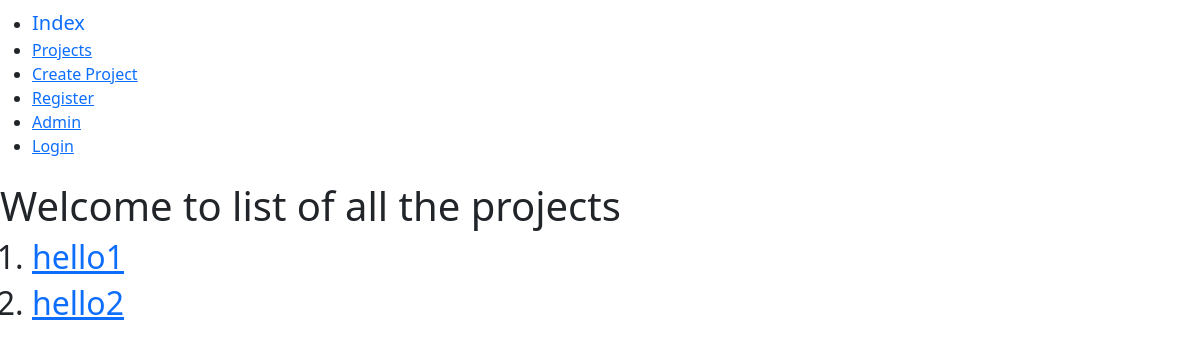
Page /jobfair_app/project_list/ on the earlier database version.
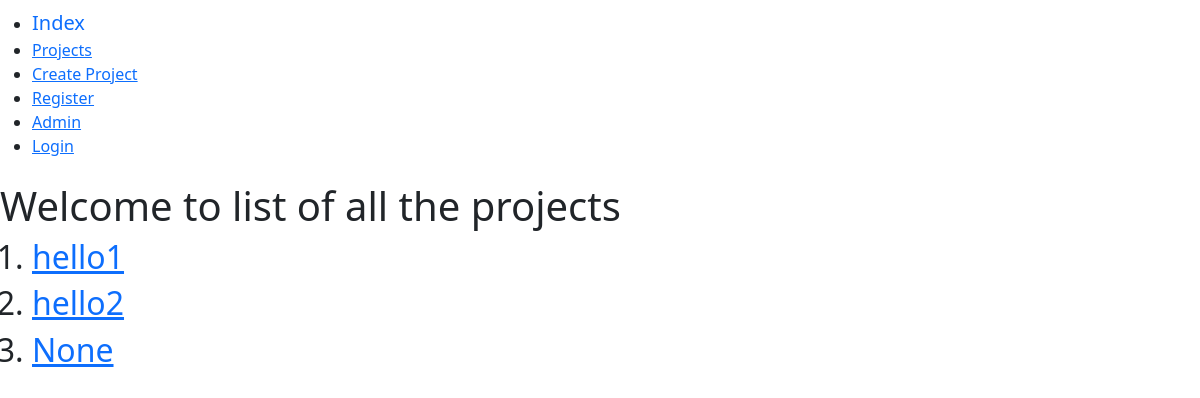
Same page on the later database version.
### jobfair_app/models.py (models this page shows, shortened)
class Project(models.Model):
    name = models.CharField(max_length = 256)
    description = models.TextField(
        default = ' ',
        max_length=500,
    )
    stipend = models.IntegerField(
        default = 0,
     )
    upvote = models.IntegerField(
        default = 0,
    )
    downvote = models.IntegerField(
        default = 0,
    )
    skills = models.TextField(
    default = '',
    max_length = 500
    )

### jobfair_app/views.py (the view)
# urls.py: path('project_list/',views.ProjectListView.as_view(), name = 'project_list'),
class ProjectListView(ListView):
    model = models.Project
    context_object_name = 'project_list'
    template_name = 'project_list.html'

### jobfair_app/templates/project_list.html
{% extends "base.html" %}
{% block body_block %}
  <h1>Welcome to list of all the projects</h1>
  <ol>
    {% for project in project_list %}
      <h2> <li> <a href="{{project.id}}">{{project.name}}</a></li> </h2>
    {% endfor %}
  </ol>
{% endblock %}

### jobfair_app/templates/base.html (shortened to what this page needs)
<!DOCTYPE html>
<html lang="en" dir="ltr">
  <head>
<link href="https://cdn.jsdelivr.net/npm/bootstrap@5.0.0-beta3/dist/css/bootstrap.min.css" rel="stylesheet">
  </head>
  <body>
    <nav class = "navbar navbar-default navbar-static-top">
      <ul>
        <li> <a class = "navbar-brand" href="{% url 'jobfair_app:index' %}">Index</a> </li>
        <li> <a class = "navbar-link" href="{% url 'jobfair_app:project_list' %}">Projects</a> </li>
        <li> <a class = "navbar-link" href="{% url 'jobfair_app:project_create' %}">Create Project</a> </li>
        <li> <a class = "navbar-link" href="{% url 'jobfair_app:register' %}">Register</a> </li>
        <li> <a class = "navbar-link" href="{% url 'admin:index' %}">Admin</a> </li>
        {% if user.is_authenticated %}
          <li> <a href="{% url 'jobfair_app:logout' %}">{{user.username}} Logout</a> </li>
        {% else %}
          <li> <a href="{% url 'jobfair_app:user_login' %}">Login</a> </li>
        {% endif %}
      </ul>
    </nav>
      {% block body_block %}
      {% endblock %}
  </body>
</html>

Differences in the rows shown:
added Project: name "None"
